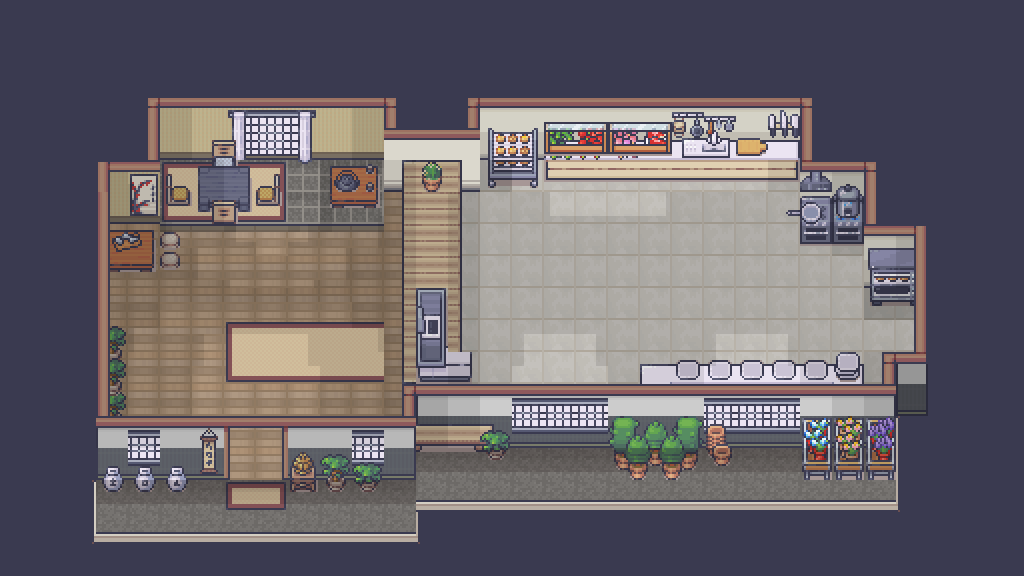

This is a level from a 2D game, rendered from its Tiled map with the project's own tilesets. A one-line summary and the map file follow, with tile-layer data summarised:
An orthogonal 32x18 tile map with 32x32 px tiles, 19 tile layers (background, floor, walls, counters + wall decor, ...), 4 tilesets and 17 objects.

<map version="1.9" tiledversion="1.9.2" orientation="orthogonal" renderorder="right-down" width="32" height="18" tilewidth="32" tileheight="32" infinite="0" nextlayerid="35" nextobjectid="47">
 <tileset firstgid="1" source="Room_Builder_32x32.tsx" />
 <tileset firstgid="8285" source="12_Kitchen_32x32.tsx" />
 <tileset firstgid="9069" source="16_Grocery_store_32x32.tsx" />
 <tileset firstgid="10317" source="20_Japanese_interiors_32x32.tsx" />
 <layer id="1" name="background" width="32" height="18">
  <data>[576 cells, 576 non-empty, 2 distinct tile ids]</data>
 </layer>
 <layer id="4" name="floor" width="32" height="18">
  <data>[576 cells, 230 non-empty, 5 distinct tile ids]</data>
 </layer>
 <layer id="2" name="walls" width="32" height="18">
  <data>[576 cells, 123 non-empty, 27 distinct tile ids]</data>
 </layer>
 <objectgroup id="33" name="walls">
  <object id="28" x="480" y="96" width="320" height="64" />
  <object id="29" x="800" y="96" width="64" height="128" />
  <object id="31" x="864" y="160" width="64" height="128" />
  <object id="36" x="896" y="224" width="32" height="192" />
  <object id="38" x="416" y="384" width="480" height="64" />
  <object id="39" x="416" y="160" width="64" height="224" />
 </objectgroup>
 <layer id="5" name="counters + wall decor" width="32" height="18">
  <data>[576 cells, 115 non-empty, 64 distinct tile ids]</data>
 </layer>
 <objectgroup id="34" name="counters" visible="0">
  <object id="43" x="641" y="364.5" width="222" height="21" />
  <object id="44" x="672" y="139.5" width="64" height="37.5" />
  <object id="45" x="768" y="140.5" width="31" height="37" />
 </objectgroup>
 <layer id="6" name="pantry+objects" width="32" height="18">
  <data>[576 cells, 4 non-empty, 4 distinct tile ids]</data>
 </layer>
 <layer id="31" name="frying" width="32" height="18">
  <data>[576 cells, 2 non-empty, 2 distinct tile ids]</data>
 </layer>
 <objectgroup id="32" name="frying">
  <object id="23" x="780.5" y="198" width="51" height="45" />
 </objectgroup>
 <layer id="29" name="chopping board" width="32" height="18">
  <data>[576 cells, 1 non-empty, 1 distinct tile ids]</data>
 </layer>
 <objectgroup id="30" name="chopping board">
  <object id="22" x="737.5" y="139" width="29.5" height="38" />
 </objectgroup>
 <layer id="16" name="tomato" width="32" height="18">
  <data>[576 cells, 1 non-empty, 1 distinct tile ids]</data>
 </layer>
 <objectgroup id="24" name="tomato">
  <object id="11" x="574" y="122" width="34" height="56" />
 </objectgroup>
 <layer id="11" name="decor" width="32" height="18">
  <data>[576 cells, 97 non-empty, 57 distinct tile ids]</data>
 </layer>
 <layer id="17" name="lettuce" width="32" height="18">
  <data>[576 cells, 1 non-empty, 1 distinct tile ids]</data>
 </layer>
 <objectgroup id="25" name="lettuce">
  <object id="41" x="545.5" y="123" width="30.5" height="56" />
 </objectgroup>
 <layer id="18" name="onions" width="32" height="18">
  <data>[576 cells, 1 non-empty, 1 distinct tile ids]</data>
 </layer>
 <objectgroup id="26" name="onions">
  <object id="17" x="609" y="123" width="30" height="55.5" />
 </objectgroup>
 <layer id="19" name="patty" width="32" height="18">
  <data>[576 cells, 1 non-empty, 1 distinct tile ids]</data>
 </layer>
 <objectgroup id="27" name="patty">
  <object id="42" x="639" y="122" width="32.5" height="57.5" />
 </objectgroup>
 <layer id="20" name="buns" width="32" height="18">
  <data>[576 cells, 4 non-empty, 4 distinct tile ids]</data>
 </layer>
 <objectgroup id="28" name="buns">
  <object id="21" x="488.5" y="130" width="47.5" height="50" />
 </objectgroup>
 <layer id="23" name="toaster" width="32" height="18">
  <data>[576 cells, 6 non-empty, 6 distinct tile ids]</data>
 </layer>
 <objectgroup id="22" name="toaster">
  <object id="9" x="865.5" y="244.5" width="52.5" height="61.5" />
 </objectgroup>
 <layer id="9" name="pantry shelves" width="32" height="18">
  <data>[576 cells, 8 non-empty, 4 distinct tile ids]</data>
 </layer>
 <layer id="7" name="base shadows" width="32" height="18">
  <data>[576 cells, 206 non-empty, 9 distinct tile ids]</data>
 </layer>
 <layer id="13" name="2nd shadow" width="32" height="18">
  <data>[576 cells, 62 non-empty, 6 distinct tile ids]</data>
 </layer>
 <layer id="14" name="3rd shadow" width="32" height="18">
  <data>[576 cells, 12 non-empty, 1 distinct tile ids]</data>
 </layer>
 <layer id="8" name="borders" width="32" height="18">
  <data>[576 cells, 75 non-empty, 16 distinct tile ids]</data>
 </layer>
</map>
